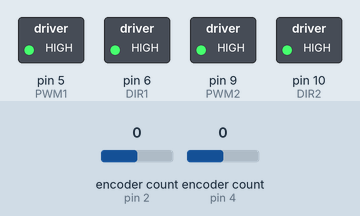
Bench run of a sketch on a simulated Arduino Uno, built with avr-gcc and run on an emulated ATmega328P. Shown: switched loads named in the sketch (green lamp = pin HIGH). Inputs (shaded band) come from the test bench; at power-on: encoder count (sensors on pin 2, pin 4) 0. What the sketch prints to the serial monitor is not drawn.

Above: at 0.2 s.
Timing chart, 0 to 1.7 s (numbered marks = the images above):
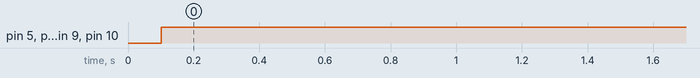

The sketch:

PWMnRPMwV.ino
```cpp
#include <Encoder.h>
#include <PID_v1.h>

// Motor 1 (Left) driver pins
#define PWM1 5
#define DIR1 6
// Motor 2 (Right) driver pins
#define PWM2 9
#define DIR2 10

// Encoder 1 (Left) pins
#define ENC1_A 2
#define ENC1_B 3
// Encoder 2 (Right) pins
#define ENC2_A 4
#define ENC2_B 7

// Encoder and motor parameters
#define CPR 25916
#define SAMPLE_TIME 100

// Variables for PID control
double setpoint1 = 0, setpoint2 = 0;
double input1, input2;
double output1 = 255;

// Encoder objects
Encoder motor1Encoder(ENC1_A, ENC1_B);
Encoder motor2Encoder(ENC2_A, ENC2_B);

long prevCount1 = 0, prevCount2 = 0;
unsigned long prevTime = 0;

// Compute RPM function
double computeRPM(long deltaCount, int motorID) {
    double timeFactor = (60000.0 / SAMPLE_TIME);
    return (motorID == 2) ? -(deltaCount * timeFactor) / CPR : (deltaCount * timeFactor) / CPR;
}


void setup() {
    Serial.begin(115200);
    pinMode(PWM1, OUTPUT);
    pinMode(DIR1, OUTPUT);
    pinMode(PWM2, OUTPUT);
    pinMode(DIR2, OUTPUT);
}

void loop() {
    unsigned long currentTime = millis();

    if (currentTime - prevTime >= SAMPLE_TIME) {
        long count1 = motor1Encoder.read();
        long count2 = motor2Encoder.read();

        input1 = computeRPM(count1 - prevCount1, 1);
        input2 = computeRPM(count2 - prevCount2, 2);

        prevCount1 = count1;
        prevCount2 = count2;
        prevTime = currentTime;

        moveMotors((int)output1, (int)output1);

        Serial.print("PWM ");
        Serial.print(output1);

        Serial.print("RPM ");
        Serial.print(input1);
        Serial.print(" ");
        Serial.println(input2);
    }
}

// **Move Motors with PID Output**
void moveMotors(int speed1, int speed2) {

    digitalWrite(DIR1, speed1 >= 0 ? HIGH : LOW);
    analogWrite(PWM1, abs(speed1));

    digitalWrite(DIR2, speed2 >= 0 ? HIGH : LOW);
    analogWrite(PWM2, abs(speed2));
}
```

Measured:
- by itself, pin 5 (PWM1), pin 6 (DIR1), pin 9 (PWM2), pin 10 (DIR2): LOW → HIGH at 0.10 s
